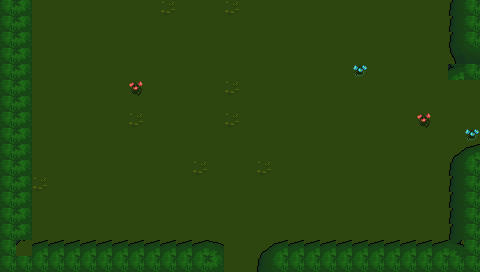

Rendered tile map (Tiled .tmx) drawn with the repository's tilesets; below, a short description and the full map source, tile grids included:
An orthogonal 30x17 tile map with 16x16 px tiles, 3 tile layers (Base, Ground, Upper) and 3 objects (3x Entrance).

<map version="1.4" tiledversion="1.4.1" orientation="orthogonal" renderorder="right-down" width="30" height="17" tilewidth="16" tileheight="16" infinite="0" nextlayerid="22" nextobjectid="49">
 <properties>
  <property name="Outside" type="bool" value="false" />
  <property name="ResourcesMinMax" value="30-60" />
 </properties>
 <tileset firstgid="1" source="../Tilesets/tilesetManorGrounds.tsx" />
 <layer id="19" name="Base" width="30" height="17">
  <data encoding="csv">
246,289,289,27,27,205,27,289,27,289,283,289,27,289,283,289,27,27,205,205,205,289,289,27,205,205,289,289,205,246,
246,27,289,289,205,289,27,205,205,289,27,27,205,205,27,289,27,289,289,27,27,205,289,27,205,27,289,205,27,246,
246,283,27,27,27,205,205,205,205,289,289,205,205,27,289,27,289,27,205,289,27,205,27,27,205,27,289,27,205,246,
246,27,289,27,27,27,27,289,289,205,205,289,205,205,205,289,205,27,289,289,205,27,205,205,27,27,289,27,27,246,
246,27,27,27,27,27,27,27,289,205,205,289,289,27,205,289,205,27,27,27,205,205,36,27,27,289,27,289,27,246,
289,27,289,205,289,27,205,289,77,27,289,205,205,205,283,289,289,27,289,289,27,289,205,27,205,289,27,27,205,205,
205,27,289,205,27,27,27,289,27,27,27,27,205,289,27,289,289,205,205,289,205,205,27,27,205,289,205,289,27,27,
27,289,289,27,27,289,289,289,283,205,289,27,205,205,283,289,205,205,205,205,27,205,27,205,27,27,77,27,289,289,
205,205,205,27,27,27,27,289,289,27,205,205,205,27,205,27,27,205,27,289,289,205,27,289,27,289,27,205,289,36,
289,27,205,27,289,205,27,27,205,205,289,205,289,205,289,289,289,27,205,205,289,289,27,289,205,27,27,289,27,27,
246,27,205,205,27,289,27,205,27,205,205,205,283,205,289,27,283,205,205,27,205,205,289,289,205,27,27,27,27,246,
246,27,283,289,205,289,27,27,289,27,289,205,27,27,289,205,27,205,27,289,27,27,205,27,289,205,205,27,27,246,
246,27,27,289,205,289,289,289,289,27,205,289,289,27,27,205,27,205,289,27,27,27,205,27,289,289,27,27,27,246,
246,27,205,289,27,27,205,205,27,27,289,289,289,289,289,289,205,289,205,205,27,205,205,205,27,289,289,205,27,246,
246,27,27,289,289,27,27,205,289,205,205,205,289,289,205,205,27,205,27,289,27,205,27,289,27,205,27,289,27,246,
246,27,289,205,27,289,27,27,289,205,289,289,289,289,27,289,27,205,205,27,205,289,205,205,27,289,27,289,27,246,
246,246,246,246,246,246,246,246,246,246,246,246,246,27,289,27,27,246,246,246,246,246,246,246,246,246,246,246,246,246
</data>
 </layer>
 <layer id="20" name="Ground" width="30" height="17">
  <data encoding="csv">
41,222,223,221,222,223,221,222,223,221,222,223,224,225,0,0,219,220,221,222,223,221,222,223,221,222,223,221,222,41,
41,247,248,246,247,248,246,247,248,246,247,248,249,250,0,0,244,245,246,247,248,246,247,248,246,247,248,246,247,41,
41,272,273,271,272,273,271,272,273,271,272,273,274,275,0,0,269,270,271,272,273,271,272,273,271,272,273,271,272,41,
41,42,0,0,0,0,0,0,0,0,0,0,0,0,0,0,0,0,0,0,0,0,0,0,0,0,0,0,65,66,
41,42,0,0,0,0,0,0,0,0,0,0,0,0,0,0,0,0,0,0,0,0,0,0,0,0,0,0,194,44,
41,42,0,0,0,0,0,0,0,0,0,0,0,0,0,0,0,0,0,0,0,0,0,0,0,0,0,0,219,220,
41,42,0,0,0,0,0,0,0,0,0,0,0,0,0,0,0,0,0,0,0,0,0,0,0,0,0,0,244,245,
41,42,0,0,0,0,0,0,0,0,0,0,0,0,0,0,0,0,0,0,0,0,0,0,0,0,0,0,269,270,
41,42,0,0,0,0,0,0,0,0,0,0,0,0,0,0,0,0,0,0,0,0,0,0,0,0,0,0,0,0,
41,42,0,0,0,0,0,0,0,0,0,0,0,0,0,0,0,0,0,0,0,0,0,0,0,0,0,0,0,0,
41,42,0,0,0,0,0,0,0,0,0,0,0,0,0,0,0,0,0,0,0,0,0,0,0,0,0,0,40,41,
41,42,0,0,0,0,0,0,0,0,0,0,0,0,0,0,0,0,0,0,0,0,0,0,0,0,0,0,40,41,
41,42,0,0,0,0,0,0,0,0,0,0,0,0,0,0,0,0,0,0,0,0,0,0,0,0,0,0,40,41,
41,42,0,0,0,0,0,0,0,0,0,0,0,0,0,0,0,0,0,0,0,0,0,0,0,0,0,0,40,41,
41,42,0,0,0,0,0,0,0,0,0,0,0,0,0,0,0,0,0,0,0,0,0,0,0,0,0,0,40,41,
41,93,0,0,0,0,0,0,0,0,0,0,0,0,0,0,0,0,0,0,0,0,0,0,0,0,0,0,95,41,
41,41,41,41,41,41,41,41,41,41,41,41,41,42,0,0,40,41,41,41,41,41,41,41,41,41,41,41,41,41
</data>
 </layer>
 <layer id="21" name="Upper" width="30" height="17">
  <data encoding="csv">
0,42,0,0,0,0,0,0,0,0,0,0,0,0,0,0,0,0,0,0,0,0,0,0,0,0,0,0,40,0,
0,42,0,0,0,0,0,0,0,0,0,0,0,0,0,0,0,0,0,0,0,0,0,0,0,0,0,0,40,0,
0,42,0,0,0,0,0,0,0,0,0,0,0,0,0,0,0,0,0,0,0,0,0,0,0,0,0,0,40,0,
0,0,0,0,0,0,0,0,0,0,0,0,0,0,0,0,0,0,0,0,0,0,0,0,0,0,0,0,0,0,
0,0,0,0,0,0,0,0,0,0,0,0,0,0,0,0,0,0,0,0,0,0,0,0,0,0,0,0,0,0,
0,0,0,0,0,0,0,0,0,0,0,0,0,0,0,0,0,0,0,0,0,0,0,0,0,0,0,0,0,0,
0,0,0,0,0,0,0,0,0,0,0,0,0,0,0,0,0,0,0,0,0,0,0,0,0,0,0,0,0,0,
0,0,0,0,0,0,0,0,0,0,0,0,0,0,0,0,0,0,0,0,0,0,0,0,0,0,0,0,0,0,
0,0,0,0,0,0,0,0,0,0,0,0,0,0,0,0,0,0,0,0,0,0,0,0,0,0,0,0,0,0,
0,0,0,0,0,0,0,0,0,0,0,0,0,0,0,0,0,0,0,0,0,0,0,0,0,0,0,0,15,16,
0,0,0,0,0,0,0,0,0,0,0,0,0,0,0,0,0,0,0,0,0,0,0,0,0,0,0,0,0,0,
0,0,0,0,0,0,0,0,0,0,0,0,0,0,0,0,0,0,0,0,0,0,0,0,0,0,0,0,0,0,
0,0,0,0,0,0,0,0,0,0,0,0,0,0,0,0,0,0,0,0,0,0,0,0,0,0,0,0,0,0,
0,0,0,0,0,0,0,0,0,0,0,0,0,0,0,0,0,0,0,0,0,0,0,0,0,0,0,0,0,0,
0,0,0,0,0,0,0,0,0,0,0,0,0,0,0,0,0,0,0,0,0,0,0,0,0,0,0,0,0,0,
0,0,16,16,16,16,16,16,16,16,16,16,16,17,0,0,15,16,16,16,16,16,16,16,16,16,16,16,0,0,
0,0,0,0,0,0,0,0,0,0,0,0,0,0,0,0,0,0,0,0,0,0,0,0,0,0,0,0,0,0
</data>
 </layer>
 <objectgroup id="4" name="Travel">
  <object id="28" name="Entrance" x="476.001" y="128" width="4" height="32">
   <properties>
    <property name="EntranceDir" value="Left" />
    <property name="Map" value="mapForest_10" />
   </properties>
  </object>
  <object id="47" name="Entrance" x="208" y="0" width="64" height="4">
   <properties>
    <property name="EntranceDir" value="Down" />
    <property name="Map" value="mapForest_05" />
   </properties>
  </object>
  <object id="48" name="Entrance" x="208" y="268" width="64" height="4">
   <properties>
    <property name="EntranceDir" value="Up" />
    <property name="Map" value="mapForest_13" />
   </properties>
  </object>
 </objectgroup>
 <objectgroup id="5" name="MapObject" />
 <objectgroup id="6" name="Character" />
</map>
